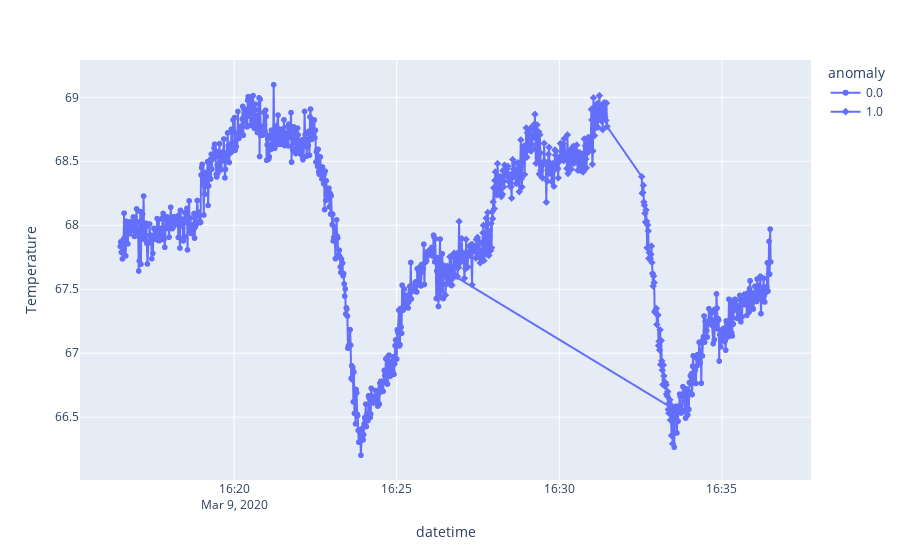

Source (notebook cell):
### Code cell
fig = px.line(df, x='datetime', y='Temperature', markers='r', symbol="anomaly")

fig.show()

### Figure 1 — Plotly figure (JSON) as saved in the notebook; plotly's stock layout.template omitted (floating-point values rounded to 4 significant figures; data arrays with more than 128 entries replaced by an {"elided": "..."} marker saying what was removed)
{"data": [{"hovertemplate": "anomaly=0.0<br>datetime=%{x}<br>Temperature=%{y}<extra></extra>", "legendgroup": "0.0", "line": {"color": "#636efa", "dash": "solid"}, "marker": {"symbol": "circle"}, "mode": "markers+lines", "name": "0.0", "showlegend": true, "type": "scattergl", "x": {"elided": "730 str values"}, "xaxis": "x", "y": {"elided": "730 float values"}, "yaxis": "y"}, {"hovertemplate": "anomaly=1.0<br>datetime=%{x}<br>Temperature=%{y}<extra></extra>", "legendgroup": "1.0", "line": {"color": "#636efa", "dash": "solid"}, "marker": {"symbol": "diamond"}, "mode": "markers+lines", "name": "1.0", "showlegend": true, "type": "scattergl", "x": {"elided": "333 str values"}, "xaxis": "x", "y": {"elided": "333 float values"}, "yaxis": "y"}], "layout": {"legend": {"title": {"text": "anomaly"}, "tracegroupgap": 0}, "margin": {"t": 60}, "xaxis": {"anchor": "y", "domain": [0, 1], "title": {"text": "datetime"}}, "yaxis": {"anchor": "x", "domain": [0, 1], "title": {"text": "Temperature"}}}}
